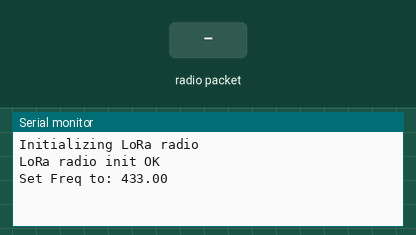
A sketch run on a simulated Arduino Pro Mini, built with avr-gcc and run on an emulated ATmega328P. Parts: the last lines printed to the serial monitor. Inputs (shaded band) come from the test bench. No radio packets arrive unless stated.

Above: at 1.7 s.
1.8 s: radio packet "Test:" arrives
At 3.7 s:
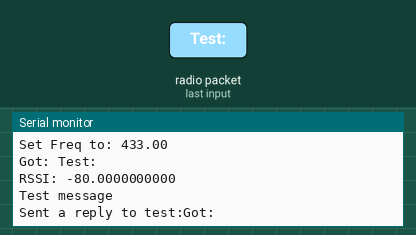
4.3 s: radio packet "1" arrives
At 6.1 s:
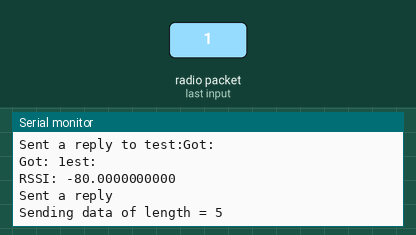

Measured:
- after the input at 1.8 s, the serial monitor: prints a new line after 1.0 s (image 1)
- after the input at 4.3 s, the serial monitor: prints a new line after 1.0 s (image 2)

The sketch:

RatTrapSensorReceiver.ino
```cpp
/*
   Rat Trap Sensor Receiver
    Lo-Ra enabled rat trap sensor.
    Designed for a Arduino Pro Mini (3.3V, 8Mhz) attached to
    Lo-Ra radio via SPI.
    Receives a signal from the sensor on the rat trap when the trap is
    triggered.

    Pin Assignments:
     3 -> LoRa DOI0
     4 -> SoftSerial TX (to pin D1 on Wemos D1)
     9 -> LoRa Reset
    10 -> LoRa Clock Select (NSS)
    11 -> LoRa MISO
    12 -> LoRa MOSI
    13 -> LoRa SCK


    Quentin McDonald
    July 2018
*/

#include <stdlib.h>
#include <SoftwareSerial.h>
#include <SPI.h>
#include <RH_RF95.h>

#define RFM95_CS 10
#define RFM95_RST 9
#define RFM95_INT 3

// Change to 434.0 or other frequency, must match RX's freq!
#define RF95_FREQ 433.0

// Singleton instance of the radio driver
RH_RF95 rf95(RFM95_CS, RFM95_INT);

/* Pin definitions: */
#define RX 5
#define TX 4
SoftwareSerial soft_serial = SoftwareSerial(RX, TX);


// Send a string value via Serial to the D1
bool send_string( const String& str)
{

  // Send the length of the string first:
  int len = str.length();

  Serial.print("Sending data of length = ");
  Serial.println(len);
  soft_serial.write((char)len);

  // Now send the bytes individually:
  for ( int i = 0; i < len; i++ ) {
    soft_serial.write(str[i]);
  }

  soft_serial.flush();

}

// Configure the LoRa radio
void setupLoRa() {

  pinMode(RFM95_RST, OUTPUT);
  digitalWrite(RFM95_RST, HIGH);

  Serial.println("Initializing LoRa radio");

  // manual reset
  digitalWrite(RFM95_RST, LOW);
  delay(10);
  digitalWrite(RFM95_RST, HIGH);
  delay(10);

  while (!rf95.init()) {
    Serial.println("LoRa radio init failed");
    while (1);
  }

  Serial.println("LoRa radio init OK");

  // Defaults after init are 434.0MHz, modulation GFSK_Rb250Fd250, +13dbM
  if (!rf95.setFrequency(RF95_FREQ)) {
    Serial.println("setFrequency failed");
    while (1);
  }

  Serial.print("Set Freq to: "); Serial.println(RF95_FREQ);


  // Defaults after init are 434.0MHz, 13dBm, Bw = 125 kHz, Cr = 4/5, Sf = 128chips/symbol, CRC on

  // The default transmitter power is 13dBm, using PA_BOOST.
  // If you are using RFM95/96/97/98 modules which uses the PA_BOOST transmitter pin, then
  // you can set transmitter powers from 5 to 23 dBm:
  rf95.setTxPower(23, false);

  // Set to slow speed for longer range
  rf95.setModemConfig(RH_RF95::Bw31_25Cr48Sf512);
}

void setup()
{

  pinMode(RFM95_RST, OUTPUT);
  digitalWrite(RFM95_RST, HIGH);

  soft_serial.begin(9600);


  while (!Serial);
  Serial.begin(9600);
  delay(500);

  setupLoRa();

}

void loop()
{

  if (rf95.available())
  {
    // Should be a message for us now
    uint8_t buf[RH_RF95_MAX_MESSAGE_LEN];
    uint8_t len = sizeof(buf);

    if (rf95.recv(buf, &len))
    {
      delay(1000);
      RH_RF95::printBuffer("Received: ", buf, len);
      Serial.print("Got: ");
      Serial.println((char*)buf);
      Serial.print("RSSI: ");
      float rssi = rf95.lastRssi();
      Serial.println(rssi, DEC);

      // If it's a test message then send a differnt reply as it's probably
      // from the range finder:
      if ( strncmp(buf, "Test:", 5) == 0 ) {
        Serial.println("Test message");
        // Send a reply
        char data[32];
        memcpy(data, "Got: ", 5 );
        memcpy(data + 5, buf + 5, sizeof(data) - 5);
        data[10] = ':';
        data[11] = ' ';
        dtostrf( rssi, 5, 1, data+12);
        rf95.send(data, sizeof(data));
        rf95.waitPacketSent();
        Serial.print("Sent a reply to test:");
        Serial.println(data);

      } else {

        // Send a reply
        uint8_t data[] = "OK";
        rf95.send(data, sizeof(data));
        rf95.waitPacketSent();
        Serial.println("Sent a reply");

        // Send the data to the Wemos D1 which will generate an Email
        send_string( buf );
      }


    } else {
      Serial.println("Receive failed");
    }


  }
}
```
